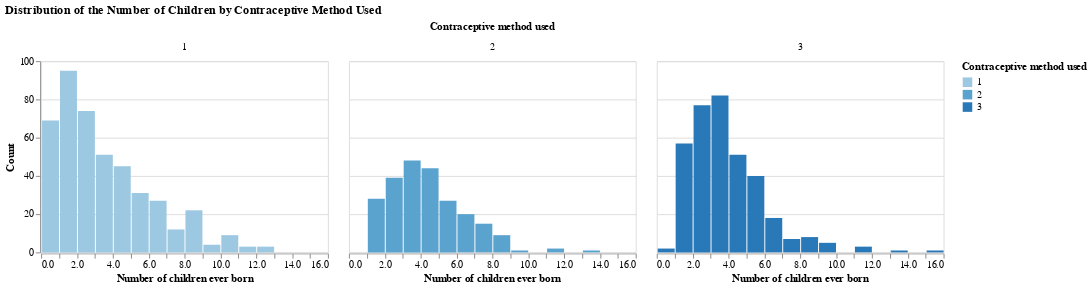

Notebook code cell kept with this figure:
### Code cell
alt.Chart(
    train_df
).mark_bar().encode(
    x=alt.X(
        "Number of children ever born",
        title="Number of children ever born",
        bin=alt.Bin(maxbins=30),
    ),
    y=alt.Y("count()", title="Count"),
    color="Contraceptive method used:O",
).properties(
    width=300, height=200
).facet(
    "Contraceptive method used",
    title="Distribution of the Number of Children by Contraceptive Method Used"
)

### Figure 1 — Vega-Lite specification as saved in the notebook (floating-point values rounded to 4 significant figures; data arrays with more than 128 entries replaced by an {"elided": "..."} marker saying what was removed)
{"$schema": "https://vega.github.io/schema/vega-lite/v4.8.1.json", "config": {"view": {"continuousHeight": 300, "continuousWidth": 400}}, "data": {"name": "data-3240f27c6e3813098ae09b3ae04a17da"}, "datasets": {"data-3240f27c6e3813098ae09b3ae04a17da": {"elided": "1031 records"}}, "facet": {"field": "Contraceptive method used", "type": "quantitative"}, "spec": {"encoding": {"color": {"field": "Contraceptive method used", "type": "ordinal"}, "x": {"bin": {"maxbins": 30}, "field": "Number of children ever born", "title": "Number of children ever born", "type": "quantitative"}, "y": {"aggregate": "count", "title": "Count", "type": "quantitative"}}, "height": 200, "mark": "bar", "width": 300}, "title": "Distribution of the Number of Children by Contraceptive Method Used"}
